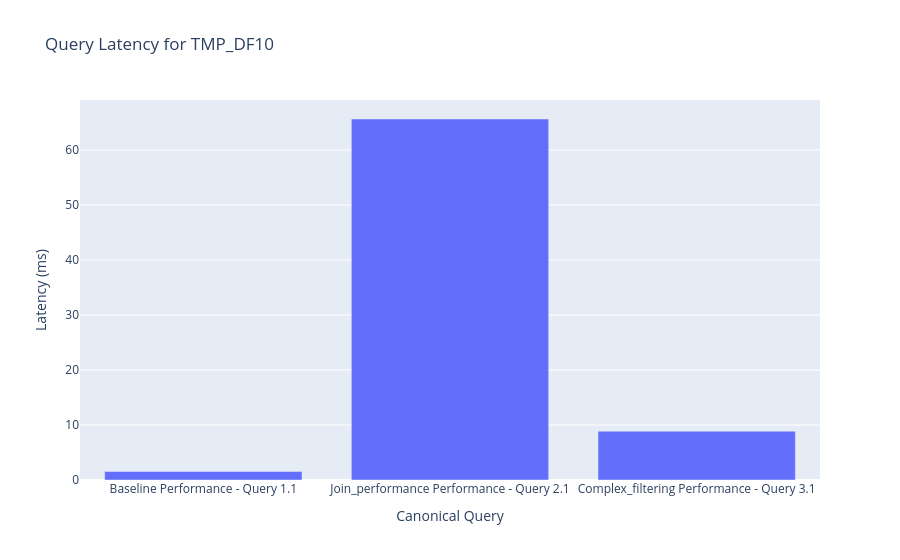

Notebook code cell kept with this figure:
### Markdown cell above
### 8.1. Data, Theory & Methods

[Instructions for AI Agent]:

Describe the performance benchmark data and the methodology used to generate it.

[Sources to Use]:
- `phases/01_LegacyDB/outputs/metrics/TMP_DF10_performance_benchmarks.csv`
- `phases/01_LegacyDB/sql/canonical_queries/canonical_queries_df10.sql`
- `phases/01_LegacyDB/sql/canonical_queries/_categories.json`
- `phases/01_LegacyDB/sql/canonical_queries/` directory
- `phases/01_LegacyDB/README.md`


[Content to Include]:
- Explain that the data is sourced from `_performance_benchmarks.csv`.
- Detail the methodology: a set of three standardized, canonical queries representing different analytical workloads (baseline scan, multi-table join, complex filtering) were executed, and their latency was measured in milliseconds.
- Emphasize that the queries are database-specific (drawn from the `canonical_queries` directory) to ensure a fair and representative test of each schema's unique design.

### Code cell
display_header("Canonical Query Performance Results")

if performance_df is not None and not performance_df.empty:
    display(performance_df[["query_name", "latency_ms", "status"]])

    # Plot the results for successful queries
    success_df = performance_df[performance_df["status"] == "Success"]
    if not success_df.empty:
        fig = px.bar(
            success_df,
            x="query_name",
            y="latency_ms",
            title=f"Query Latency for {DATABASE_NAME}",
            labels={"latency_ms": "Latency (ms)", "query_name": "Canonical Query"},
        )
        fig.show()
else:
    print("No performance benchmark data available.")

### Figure 1 — Plotly figure (JSON) as saved in the notebook; plotly's stock layout.template omitted (floating-point values rounded to 4 significant figures)
{"data": [{"hovertemplate": "Canonical Query=%{x}<br>Latency (ms)=%{y}<extra></extra>", "legendgroup": "", "marker": {"color": "#636efa", "pattern": {"shape": ""}}, "name": "", "orientation": "v", "showlegend": false, "textposition": "auto", "type": "bar", "x": ["Baseline Performance - Query 1.1", "Join_performance Performance - Query 2.1", "Complex_filtering Performance - Query 3.1"], "xaxis": "x", "y": [1.539, 65.63, 8.883], "yaxis": "y"}], "layout": {"barmode": "relative", "legend": {"tracegroupgap": 0}, "title": {"text": "Query Latency for TMP_DF10"}, "xaxis": {"anchor": "y", "domain": [0, 1], "title": {"text": "Canonical Query"}}, "yaxis": {"anchor": "x", "domain": [0, 1], "title": {"text": "Latency (ms)"}}}}
